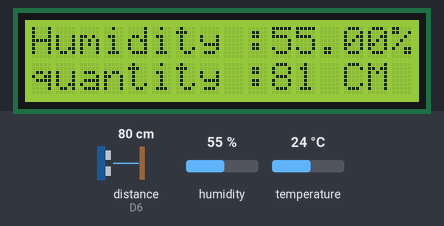
Bench run of a sketch on a simulated ESP8266 (NodeMCU). Shown: 16×2 character LCD. The test bench sets the inputs (shaded band); at power-on: distance to the obstacle (sensor on D6) 80 cm, humidity 55 %, temperature 24 °C. The echo pulse lasts 58.3 µs per cm; WiFi joins after 1.5 s; servers stay silent unless stated; no MQTT or app messages arrive unless stated; what the sketch prints to the serial monitor is not drawn.

Above: at 2.8 s.
2.9 s: distance to the obstacle (sensor on D6) set to 2 cm
At 5.6 s:
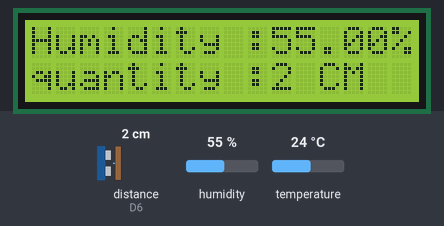
6.2 s: humidity set to 22 %
At 7.7 s:
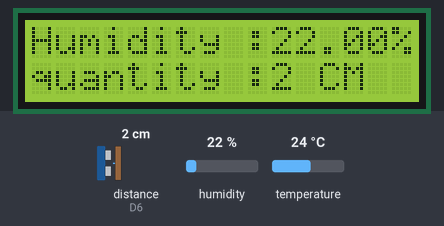
8.7 s: distance to the obstacle (sensor on D6) set to 4 cm
At 11.0 s:
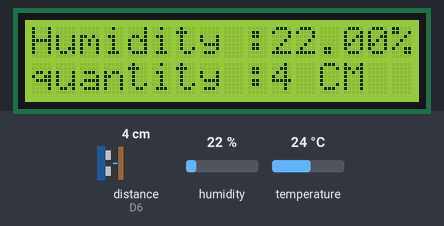
11.3 s: humidity set to 40 %
At 13.0 s:
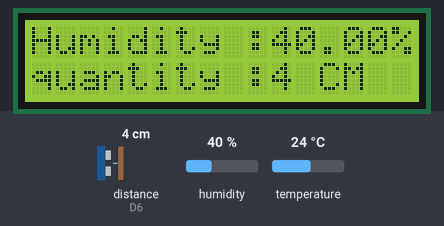
13.8 s: distance to the obstacle (sensor on D6) set to 9 cm
At 15.2 s:
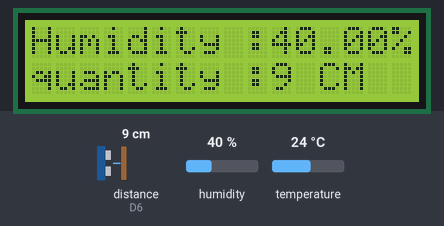
16.3 s: humidity set to 68 %
At 18.5 s:
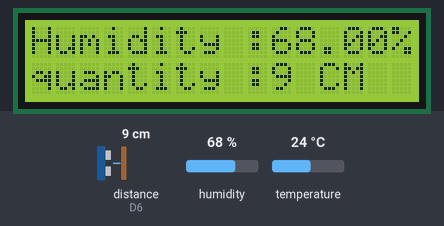
Timing chart, 0 to 19.9 s (numbered marks = the images above; inputs shaded):
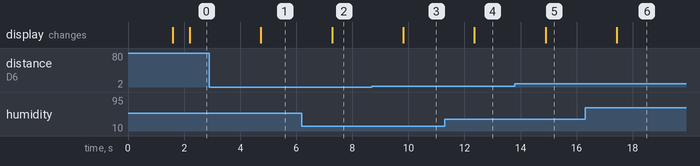

The sketch:

on2_ultra_dht_lED_mqtt_noLine.ino
```cpp
#include <ESP8266WiFi.h>
#include <Wire.h>
#include <PubSubClient.h>
#include <NewPing.h>
//#include <Servo.h>
#include <TridentTD_LineNotify.h>

#define printByte(args)  write(args);
#include <LiquidCrystal_I2C.h>
LiquidCrystal_I2C lcd(0x27,16,2);
#define SSID        "vivo 88"
#define PASSWORD    "08112541"
#define LINE_TOKEN  "HtxhSod2qu5NKPVDFhRlDYYQxuxFLj9tiR2U1EuPWq3"

#include "DHT.h"
#define DHTPIN D4
#define DHTTYPE DHT11 // DHT 11
DHT dht(DHTPIN, DHTTYPE);
//Servo myservo;
#define wifi_ssid "vivo 88"
#define wifi_password "08112541"
#define mqtt_server "35.240.143.198"
#define us "sensor/us"
#define humid "sensor/humid"
#define tempc "sensor/tempc"
#define tempf "sensor/tempf"
#define TRIGGER_PIN  D8
#define ECHO_PIN     D6
#define MAX_DISTANCE 400

NewPing sonar(TRIGGER_PIN, ECHO_PIN, MAX_DISTANCE);

WiFiClient espClient;
PubSubClient client(espClient);

void setup() {

  Serial.begin(115200);
  dht.begin();

  setup_wifi();
  client.setServer(mqtt_server, 1883);

 Serial.println(LINE.getVersion());
   WiFi.begin(SSID, PASSWORD);
  Serial.printf("WiFi connecting to %s\n",  SSID);
  while(WiFi.status() != WL_CONNECTED) { Serial.print("."); delay(400); }
  Serial.printf("\nWiFi connected\nIP : ");
  Serial.println(WiFi.localIP());

  LINE.setToken(LINE_TOKEN);
  lcd.init();
  lcd.backlight();
  lcd.setCursor(0,0);
  lcd.print("Humidity : ");
  lcd.setCursor(0,1);
  lcd.print("quantity : ");
}

String macToStr(const uint8_t* mac)
{
  String result;
  for (int i = 0; i < 6; ++i) {
    result += String(mac[i], 16);
    if (i < 5)
      result += ':';
  }
  return result;
}


void setup_wifi() {
  delay(10);
  Serial.println();
  Serial.print("Connecting to ");
  Serial.println(wifi_ssid);

  WiFi.begin(wifi_ssid, wifi_password);

  while (WiFi.status() != WL_CONNECTED) {
    delay(500);
    Serial.print(".");
  }

  Serial.println("");
  Serial.println("WiFi connected");
  Serial.println("IP address: ");
  Serial.println(WiFi.localIP());
}


void reconnect() {

  while (!client.connected()) {
      Serial.print("Attempting MQTT connection...");
      String clientName;
      clientName += "esp8266-";
      uint8_t mac[6];
      WiFi.macAddress(mac);
      clientName += macToStr(mac);
      clientName += "-";
      clientName += String(micros() & 0xff, 16);
      Serial.print("Connecting to ");
      Serial.print(mqtt_server);
      Serial.print(" as ");
      Serial.println(clientName);
  if (client.connect((char*) clientName.c_str())) {
      Serial.println("connected");
    } else {
      Serial.print("failed, rc=");
      Serial.print(client.state());
      Serial.println(" try again in 5 seconds");
      delay(1000);
    }
  }
}


void loop() {

     if (!client.connected()) {
        reconnect();
      }
      client.loop();
      delay(500);
      float h = dht.readHumidity();
      float t = dht.readTemperature();
      float f = dht.readTemperature(true);

      if (isnan(h) || isnan(t) || isnan(f)) {
      Serial.println("Failed to read from DHT sensor!");
      return;
      }

      lcd.setCursor(10,0);
      lcd.print(String(h).c_str() + String("%"));
      lcd.setCursor(10,1);
      lcd.print(sonar.ping_cm()+ String(" CM "));


      int cm = sonar.ping_cm();
      Serial.print("ultrasonic:");
      Serial.println(String(cm).c_str());
      client.publish(us, String(cm).c_str(), true);
      delay(1000);
      if (cm < 5 ){
      LINE.notify("ขณะถังขยะถังที่ 2 ใกล้เต็ม กรุณานำขยะไปทิ้ง");
      }

      Serial.print("Humidity:");
      Serial.println(String(h).c_str());
      client.publish(humid, String(h).c_str(), true);
      delay(1000);


}
```

Measured:
- after the input at 2.9 s, the display: changes after 1.8 s (image 1)
- after the input at 6.2 s, the display: changes after 1.1 s (image 2)
- after the input at 8.7 s, the display: changes after 1.1 s (image 3)
- after the input at 11.3 s, the display: changes after 1.1 s (image 4)
- after the input at 13.8 s, the display: changes after 1.1 s (image 5)
- after the input at 16.3 s, the display: changes after 1.1 s (image 6)
